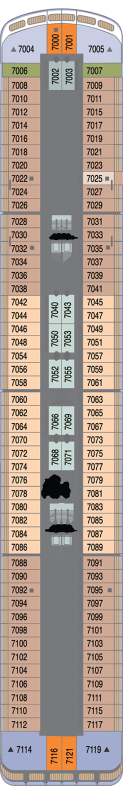
#> input picture Azamara-3711.png, 249 x 1572 px (shown at 1/2 size)
$ python test.py
#> lines starting #> are read from the running program, lines starting #| are printed output that depends on the picture; after the words box and inside, x2 and y2 are one past the last pixel; in counts of white or black regions, pixels touching at a corner belong together
import cv2
import pytesseract
import numpy as np

# Set the path to Tesseract executable
pytesseract.pytesseract.tesseract_cmd = r'C:\Program Files\Tesseract-OCR\tesseract.exe'

# Define color categories (as BGR in OpenCV)
categories = {
    "#7EB3C8": "SP Suite",
    "#A2ACCE": "CW Suite",
    "#CCD1E5": "CO Suite",
    "#B8E3E6": "N1 Suite",
    "#DAEFF2": "N2 Suite",
    "#FFFFFF": "W",
    "#F68933": "P1 Balcony",
    "#DFC3C3": "P2 Balcony",
    "#C6979A": "P3 Balcony",
    "#FED5B3": "V1 Balcony",
    "#D0A893": "V2 Balcony",
    "#EDDCD1": "V3 Balcony",
    "#9DA768": "04 OceanView",
    "#FFDD97": "05 OceanView",
    "#CBDBD5": "10 Inside"
}

def extract_cabin_numbers_and_coords(image_path):
    # Load the image file
#> called with image_path = './Azamara-3711.png'
    image = cv2.imread(image_path)
#> image is the input picture: shape (1572, 249, 3); mean B, G, R 147.1, 157.1, 172.8
    original_image = image.copy()

    # Convert to grayscale
    gray_image = cv2.cvtColor(image, cv2.COLOR_BGR2GRAY)
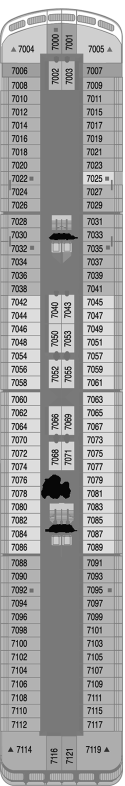
#> gray_image: shape (1572, 249) (shown at 1/2 size); min 0, max 255, mean 160.6

    # Threshold the image
    _, threshold_image = cv2.threshold(gray_image, 0, 255, cv2.THRESH_BINARY + cv2.THRESH_OTSU)
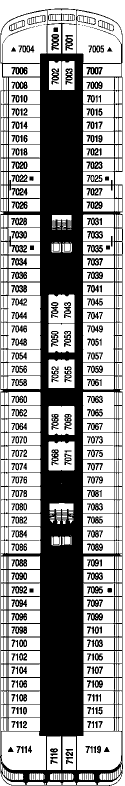
#> threshold_image: shape (1572, 249) (shown at 1/2 size); 59.7% white; 349 black regions (29 under 20 px), largest, box (x1, y1, x2, y2) and area: (0, 17, 246, 1572) 126680, (23, 134, 55, 149) 327, (103, 68, 118, 101) 313

    # Extract text using Tesseract OCR
#> (the run stopped early here; a loop or call above may not have finished)

$ run again, with ccl.png copied over Azamara-3711.png
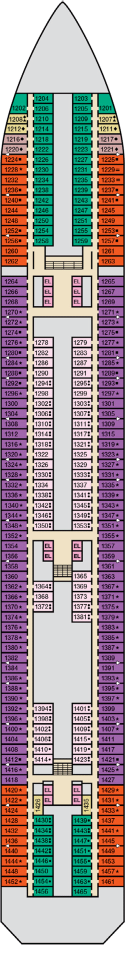
#> input picture ccl.png, 250 x 1910 px (shown at 1/2 size)
#> in extract_cabin_numbers_and_coords, image is the input picture: shape (1910, 250, 3); mean B, G, R 152.9, 149.5, 164.2
#> in extract_cabin_numbers_and_coords, `gray_image = cv2.cvtColor(image, cv2.COLOR_BGR2GRAY)`:
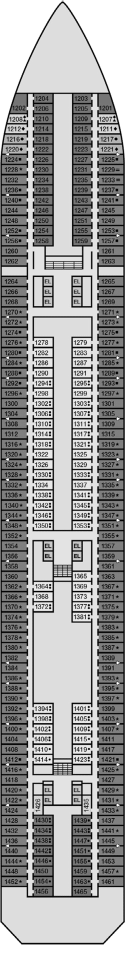
#> gray_image: shape (1910, 250) (shown at 1/2 size); min 0, max 255, mean 154.4
#> in extract_cabin_numbers_and_coords, `_, threshold_image = cv2.threshold(gray_image, 0, 255, cv2.THRESH_BINA..`:
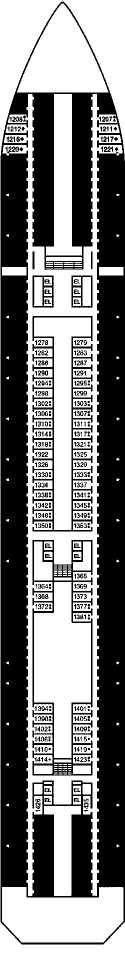
#> threshold_image: shape (1910, 250) (shown at 1/2 size); 49.9% white; 224 white regions (140 under 20 px), largest, box (x1, y1, x2, y2) and area: (5, 188, 245, 1792) 80629, (0, 0, 250, 1910) 38368, (68, 1164, 182, 1516) 25685

$ run again, with msc.png copied over Azamara-3711.png
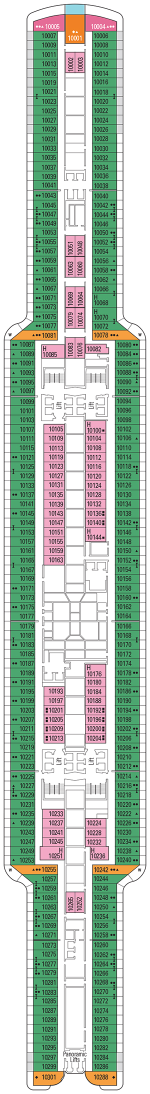
#> input picture msc.png, 300 x 2188 px (shown at 1/2 size)
#> in extract_cabin_numbers_and_coords, image is the input picture: shape (2188, 300, 3); mean B, G, R 186.3, 199.2, 183.6
#> in extract_cabin_numbers_and_coords, `gray_image = cv2.cvtColor(image, cv2.COLOR_BGR2GRAY)`:
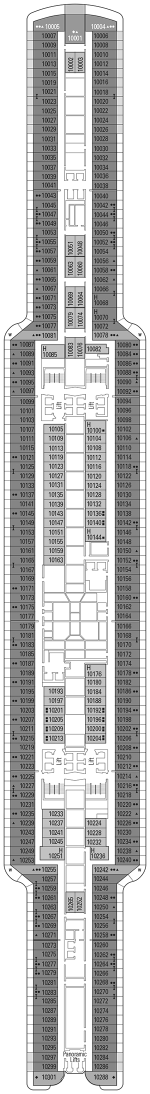
#> gray_image: shape (2188, 300) (shown at 1/2 size); min 0, max 255, mean 193.1
#> in extract_cabin_numbers_and_coords, `_, threshold_image = cv2.threshold(gray_image, 0, 255, cv2.THRESH_BINA..`:
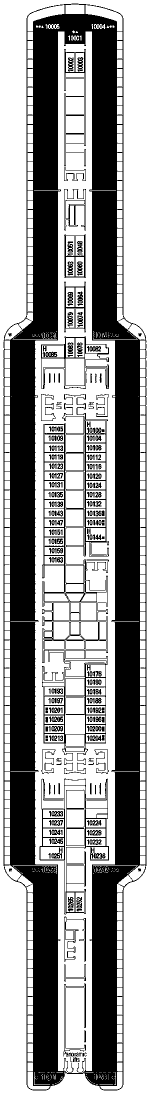
#> threshold_image: shape (2188, 300) (shown at 1/2 size); 58.1% white; 278 black regions (26 under 20 px), largest, box (x1, y1, x2, y2) and area: (7, 7, 293, 2181) 231866, (84, 788, 218, 1548) 13721, (79, 1557, 218, 1829) 3849
